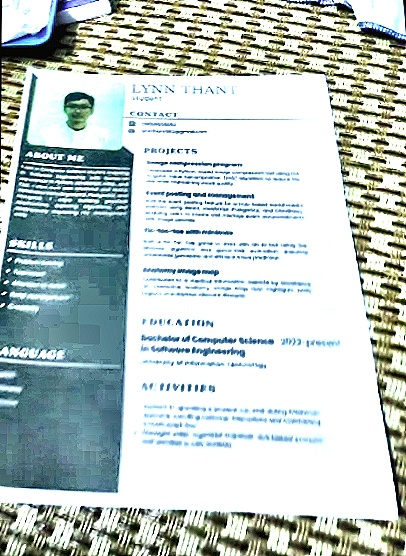
#> input picture scans/images/scan_20260223_201948.jpg, 406 x 556 px, given in place of the camera
$ python test2.py
#> lines starting #> are read from the running program, lines starting #| are printed output that depends on the picture; after the words box and inside, x2 and y2 are one past the last pixel; in counts of white or black regions, pixels touching at a corner belong together
import cv2
import numpy as np

# ----------------------------
# Camera setup
# ----------------------------
cap = cv2.VideoCapture(0)
cap.set(3, 1280)
cap.set(4, 720)

# ----------------------------
# Trackbars
# ----------------------------
def empty(a):
    pass

cv2.namedWindow("Parameters")
cv2.resizeWindow("Parameters", 400, 120)
cv2.createTrackbar("Min Area", "Parameters", 13000, 50000, empty)

# ----------------------------
# Utility functions
# ----------------------------
# [13 lines left out: function reorder, not called in this run]


def getBiggestContour(img, minArea):
    biggest = np.array([])
    maxArea = 0

    contours, _ = cv2.findContours(img, cv2.RETR_EXTERNAL, cv2.CHAIN_APPROX_SIMPLE)

    for cnt in contours:
        area = cv2.contourArea(cnt)
        if area > minArea:
            peri = cv2.arcLength(cnt, True)
            approx = cv2.approxPolyDP(cnt, 0.02 * peri, True)
            if len(approx) == 4:
                # Compute bounding box
                x, y, w, h = cv2.boundingRect(approx)
                aspect_ratio = max(w, h) / min(w, h)
                # Accept if aspect ratio roughly matches A4 (~1.414)
                if 1.3 <= aspect_ratio <= 1.5:
                    if area > maxArea:
                        biggest = approx
                        maxArea = area

    return biggest


# [44 lines left out: functions warpImageDynamic, enhanceColorSharp, not called in this run]

# ----------------------------
# Main loop
# ----------------------------
documentCaptured = False  # lock the document once grabbed
capturedScan = None       # stores the frozen scan

while True:
    success, img = cap.read()
#> img is the input picture: shape (556, 406, 3); mean B, G, R 196.4, 198.9, 186.9
    if not success:
        break

    areaMin = cv2.getTrackbarPos("Min Area", "Parameters")

    imgBlur = cv2.GaussianBlur(img, (5, 5), 1)
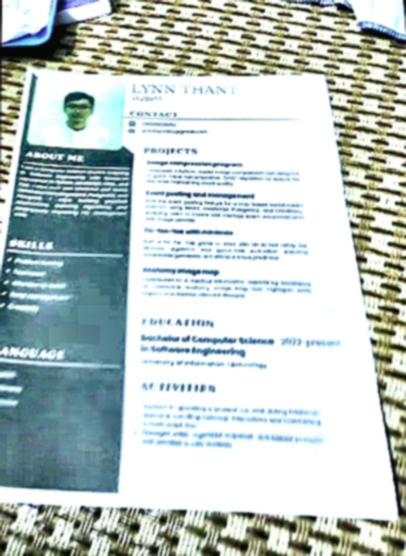
#> imgBlur: shape (556, 406, 3); mean B, G, R 196.4, 198.9, 187
    imgGray = cv2.cvtColor(imgBlur, cv2.COLOR_BGR2GRAY)
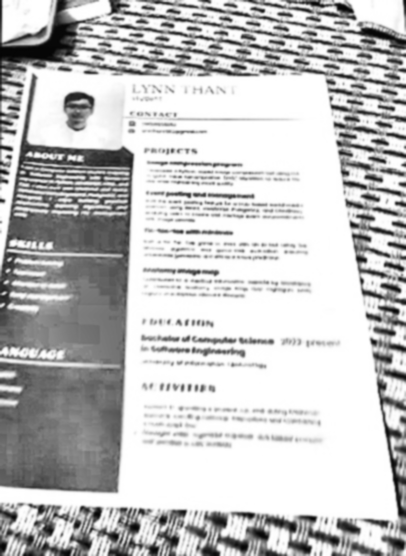
#> imgGray: shape (556, 406); min 4, max 255, mean 195.1
    imgCanny = cv2.Canny(imgGray, 50, 150)
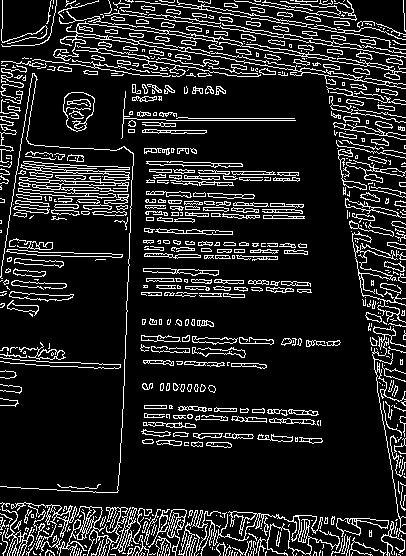
#> imgCanny: shape (556, 406); 13.6% white in thin lines or dots

    kernel = np.ones((5, 5), np.uint8)
    imgDil = cv2.dilate(imgCanny, kernel, iterations=1)
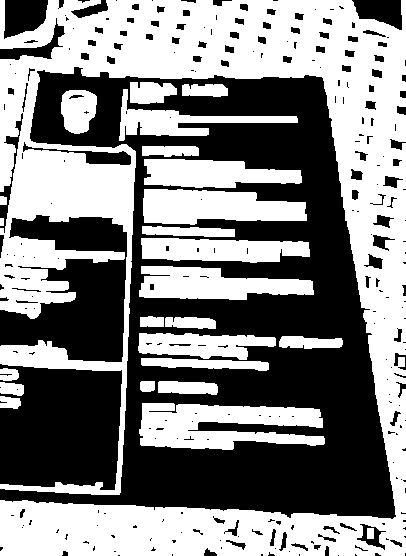
#> imgDil: shape (556, 406); 51.8% white; 275 black regions (171 under 20 px), largest, box (x1, y1, x2, y2) and area: (0, 67, 396, 519) 73960, (0, 364, 122, 490) 13226, (0, 215, 127, 362) 11492
    imgDil = cv2.erode(imgDil, kernel, iterations=1)
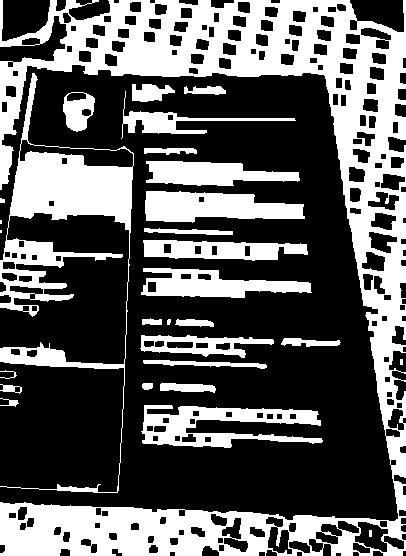
#> imgDil: shape (556, 406); 36.7% white; 29 white regions (3 under 20 px)

    cv2.imshow("Camera Feed", img)
    cv2.imshow("Edges", imgDil)

    # Only capture document if not yet captured
    if not documentCaptured:
        biggest = getBiggestContour(imgDil, areaMin)
#> in getBiggestContour, `contours, _ = cv2.findContours(img, cv2.RETR_EXTERNAL, cv2.CHAIN_APPRO..`: contours = 28 contours, 6 with area under 20; largest, box (x1, y1, x2, y2) and area: (0, 0, 406, 556) 60156, (0, 73, 134, 493) 13012, (141, 405, 323, 448) 4060, (145, 191, 305, 223) 3496, (141, 268, 312, 298) 2866
#> the loop in getBiggestContour, `for cnt in contours:` made 28 passes
#> (area, peri) on passes 27 to 28: (13012.5, 2358.1), (60156.5, 4068.7)
#> area on passes 1, 2, 3, 4, 5, 7: 4060.5, 39.5, 106, 353, 53.5, 392
#> after the loop in getBiggestContour, `for cnt in contours:`: biggest = empty array; maxArea = 0
#> biggest = empty array
        if biggest.size != 0:
            imgWarp = warpImageDynamic(img, biggest)
            capturedScan = enhanceColorSharp(imgWarp)
            documentCaptured = True  # lock it

    # Display frozen scan
    if capturedScan is not None:
        cv2.namedWindow("Scanned Document", cv2.WINDOW_NORMAL)
        max_w, max_h = 900, 1200
        scale = min(max_w / capturedScan.shape[1], max_h / capturedScan.shape[0], 1)
        display_w = int(capturedScan.shape[1] * scale)
        display_h = int(capturedScan.shape[0] * scale)
        cv2.imshow("Scanned Document", capturedScan)
        cv2.resizeWindow("Scanned Document", display_w, display_h)

    # Handle keypress
    key = cv2.waitKey(1) & 0xFF
#> (key q is pressed here)
    if key == ord('q'):
        break
    elif key == ord('r'):
        # Reset scan to grab a new document
        documentCaptured = False
        capturedScan = None
        print("Ready to scan again!")

cap.release()
cv2.destroyAllWindows()
